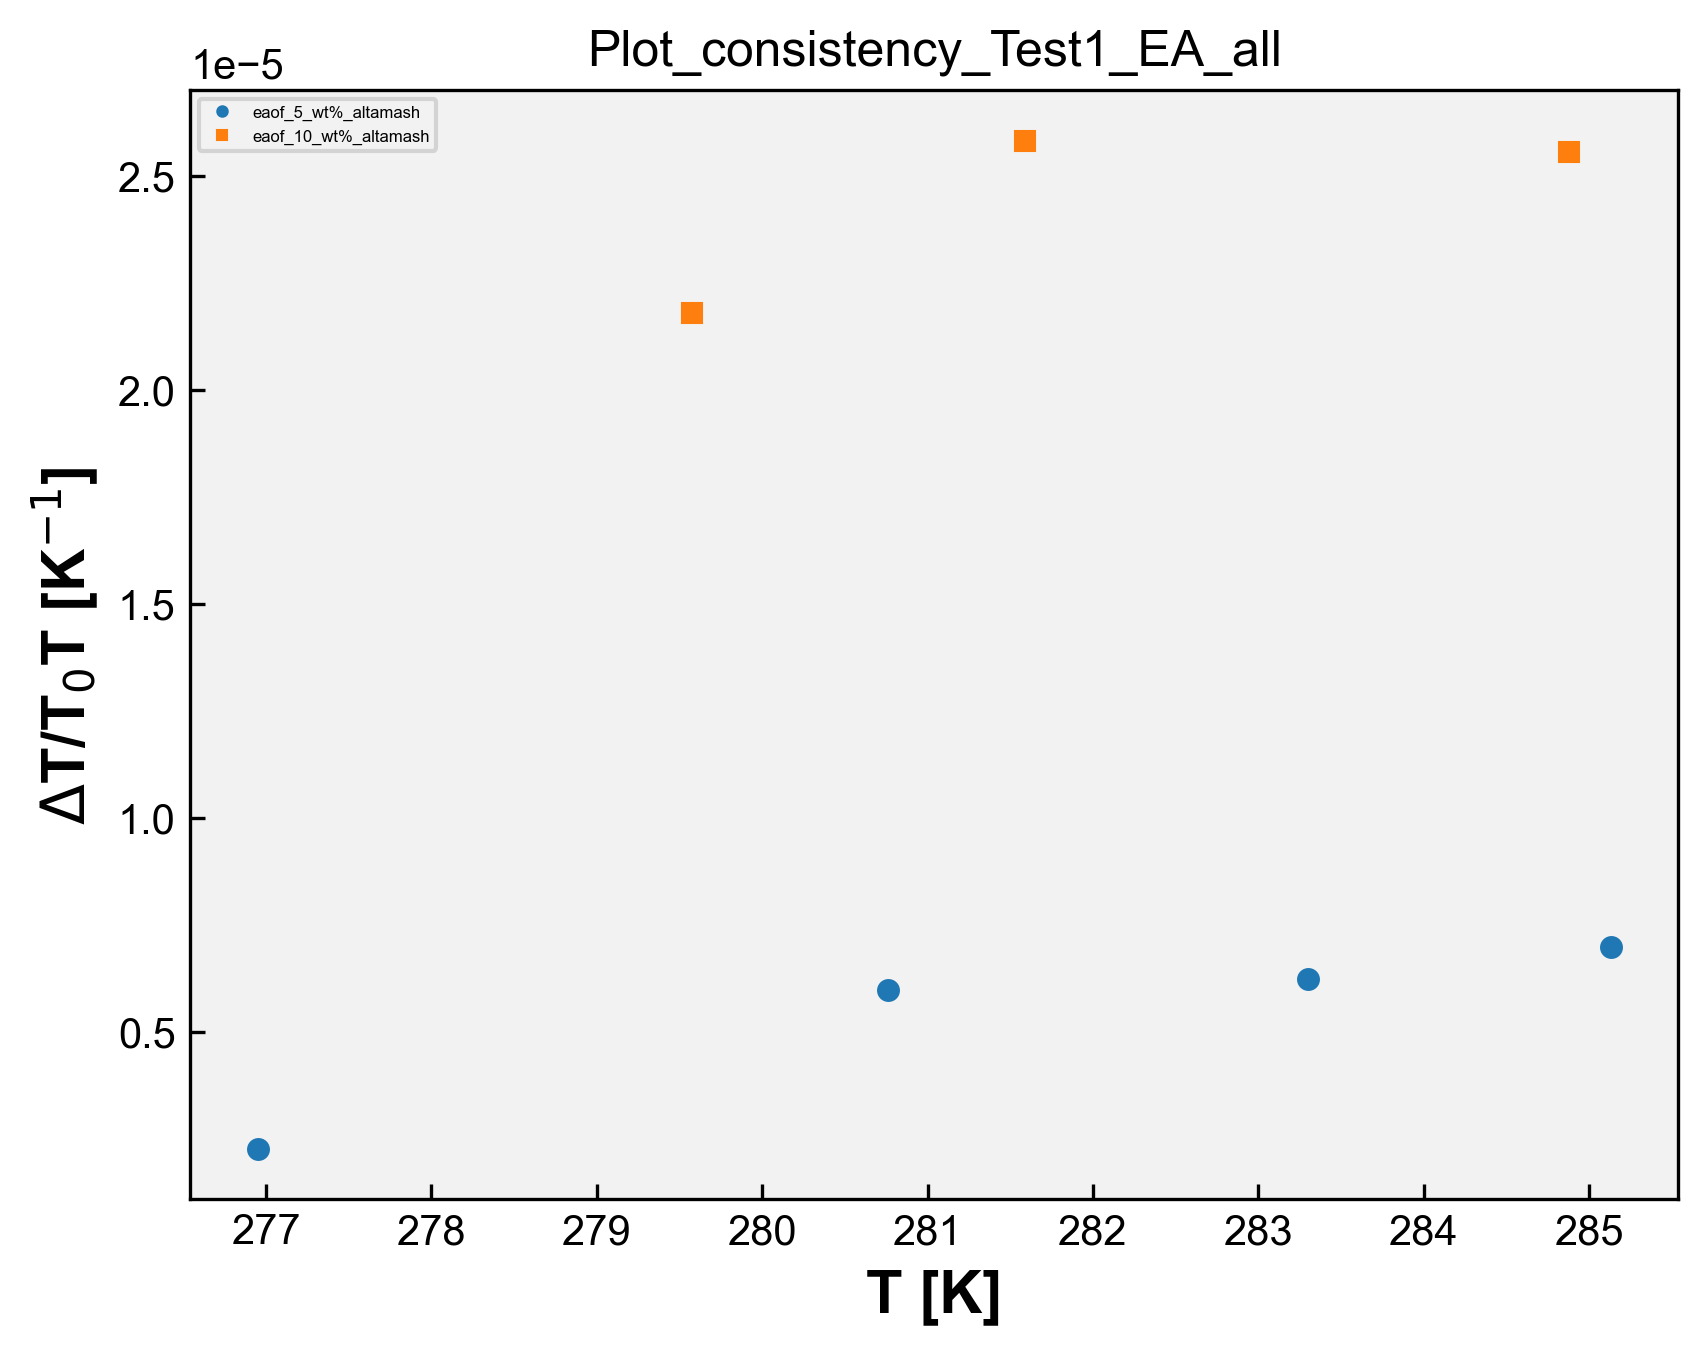

Reproduce this figure in Python.
# Plot_consistency - EA 
import matplotlib.pyplot as plt
import matplotlib
from matplotlib.font_manager import FontProperties
import pandas as pd
import numpy as np
import openpyxl
import os 

matplotlib.rcParams['font.family'] = "Arial" # change the default font # mudança da fonte 
matplotlib.rcParams['xtick.direction'] = 'in' # change the ticks direction # mudança da direção dos marcadores ao longo dos eixos de um gráfico que indicam valores específicos 
matplotlib.rcParams['ytick.direction'] = 'in'
font = FontProperties() # cria uma instância de propriedades de fontes, tamanho, estilo e família
font.set_family('sans-serif') # 'serif', 'sans-serif', 'cursive', 'fantasy', or 'monospace' # família da fonte 
font.set_name('Arial') # nome da fonte 
font.set_weight('bold') # 'ultralight', 'light', 'normal', 'regular', 'book', 'medium', 'roman', 'semibold', 'demibold', 'demi', 'bold', 'heavy', 'extra bold', 'black' # peso da fonte 
font.set_style('normal') #'normal', 'italic' or 'oblique' # estilo da fonte, negrito, itálico, normal, etc 
font.set_size('x-large') # xx-small', 'x-small', 'small', 'medium', 'large', 'x-large', 'xx-large' # tamanho da fonte 
plt.rcParams['figure.dpi'] = 300 # resolução padrão para as figuras exibidas na tela 
plt.rcParams['savefig.dpi'] = 300 # resolução padrão para as figuras salvas em arquivos PNG, PDF ou SVG 
opt = {'fillstyle':'full','markersize':5,'markeredgewidth':0.5} # aparência dos marcadores, fillstyle: full - estilo de preenchimento markersize: 5 - tamanho do marcador markeredgewidth: 0.5 largura da borda do marcador 
plt.rcParams['figure.facecolor'] = (1.0,1.0,1.0,0.0) # cor de fundo da figura como transparente 
plt.rcParams['axes.facecolor'] = '0.95' # cor de fundo dos eixos como uma tonalidade de cinza claro 
#plt.rcParams['figure.figsize'] = (4,4) # tamanho da figura padrão em polegadas 


caminho_arquivo = 'EA.xlsx' # caminho do arquivo de DMA 
wb = openpyxl.load_workbook(caminho_arquivo) # ler dados de abas individuais do arquivo Excel sem abrir e fechar repetidamente, mantém aberto. Mais eficiente se você precisa ler dados de várias abas do arquivo. Lista com os nomes de todas as abas do arquivo Excel.
# load_workbook é a função usada para carregar o arquvio Excel

dados_coluna_D_array = [] # matriz para guardar os dados da coluna C de todas as sheet
dados_coluna_K_array = [] # matriz para guardar os dados da coluna I de todas as sheet

nomes_abas = []

for i in wb.sheetnames: # para i dentro da lista wb com os nomes de todas as abas
    nome_aba = wb[i] # obtém o nome da aba na posição i na lista wb, que contém os nomes de todas as abas
    nome_aba_split = nome_aba.title.split("_") # nome_aba é o nome completo da aba. nome_aba.title converte o nome da aba para o formato de título. split("_ ") divide o nome da aba em duas partes usando o caractere "_ "
    if len(nome_aba_split) > 2: # se o nome da aba contiver mais de duas partes 
        nome_aba_split.insert(2, "wt%") # insere wt% entre a segunda e a terceira partes do nome da aba 
        nome_aba_final = "_".join(nome_aba_split) # junta as partes do nome da aba de volta com "_"
        print('nome_aba_final', nome_aba_final)
        nomes_abas.append(nome_aba_final) # adiciona o nome modificado _a lista de nomes das abas 
    else:
        nomes_abas.append(nome_aba.title) # nome da aba não tiver mais de duas partes, adiciona o nome completo da aba à lista nomes_abas (usada na legenda)

    dados_coluna_D = [] # abre uma lista para os dados da coluna C da sheet 
    dados_coluna_K = [] # abre uma lista para os dados da coluna I da sheet

    for j in nome_aba.iter_rows(min_row=2, values_only=True): # iter_rows: permite iterar sobre as linhas dessa aba # min_row=2: especifica a primeira linha a ser considerada, nesse caso, começa na segunda linha, pois a primeira linha geralmente contém os cabeçalhos das colunas # values_only=True: indica que queremos obter apenas os valores das células, sem incluir informações adicionais como formatação, fórmulas ou estilos. 
        dados_coluna_D.append(j[3])
        dados_coluna_K.append(j[10])

    dados_coluna_D_array.append(dados_coluna_D)
    dados_coluna_K_array.append(dados_coluna_K)

print('dados_C', dados_coluna_D_array)
print('dados_I', dados_coluna_K_array)

# Plotagem dos dados:

symbols = ['o', 's', '^', 'D', 'v', '>', '<', 'P', 'X', 'H']  # Exemplos de símbolos

# Vetor de cores
colors = ['#1f77b4', '#ff7f0e', '#2ca02c', '#d62728', '#9467bd', '#8c564b', '#e377c2', '#7f7f7f', '#bcbd22', '#17becf']  # Exemplos de cores

for i in range(len(dados_coluna_D_array)):
    x = dados_coluna_D_array[i]
    y = dados_coluna_K_array[i]
    print('x', x)
    print('y', y)
    symbol=symbols[i]
    color=colors[i]
    plt.plot(x, y, marker=symbol, markersize=opt['markersize'], markeredgewidth=opt['markeredgewidth'], fillstyle=opt['fillstyle'], color=color, linestyle='none')

plt.legend(nomes_abas, loc='upper left', fontsize=4, markerscale=0.5)
plt.xlabel('T [K]',fontproperties=font)
plt.ylabel('$\Delta$T/T$_0$T [K$^{-1}$]',fontproperties=font)
#plt.legend(loc="upper left")

nome_arquivo_python = os.path.basename(__file__) # obter o nome do arquivo python atual
nome_arquivo_sem_extensao = os.path.splitext(nome_arquivo_python)[0] # obter o nome do arquivo sem extensão # [0] vai acessar o primeiro elemento da tupla retornado por path.splitext

plt.title(nome_arquivo_sem_extensao)

plt.savefig(f'{nome_arquivo_sem_extensao}.png',format='png',bbox_inches='tight',
                dpi=300,transparent=False)
plt.show()
